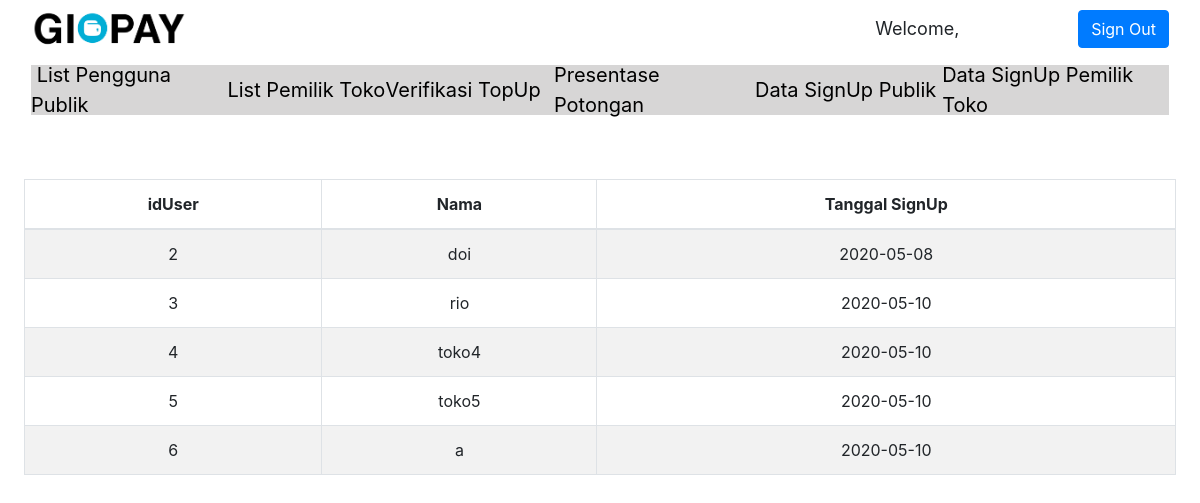
Page /adminSignUpToko.php on the committed database.
### tables this page shows
CREATE TABLE `pemiliktoko` (
  `idUser` int(11) NOT NULL,
  `username` varchar(15) NOT NULL,
  `password` varchar(15) NOT NULL,
  `nama` varchar(50) NOT NULL,
  `namaToko` varchar(50) NOT NULL,
  `alamatToko` varchar(150) NOT NULL,
  `email` varchar(50) NOT NULL,
  `noHp` int(12) NOT NULL,
  `saldo` float NOT NULL,
  `tanggalSignUp` date NOT NULL,
  `idKota` int(11) NOT NULL
);

### server.php (called while the page is built, shortened)
<?php
    require_once "mysqlDB.php";
function getSignToko(){
    $db = new MySQLDB('localhost', 'root', '', 'gipay');
    $query = "SELECT idUser, nama, tanggalSignUp FROM pemiliktoko";
    $res = $db->executeSelectQuery($query);
    return $res;
}
?>

### mysqlDB.php (called while the page is built, shortened)
<?php
class MySQLDB{
	protected $servername;
	protected $username;
	protected $password;
	protected $dbname;
	protected $db_connection;
	public function __construct($servername,$username,$password,$dbname){
		$this->servername=$servername;
		$this->username=$username;
		$this->password=$password;
		$this->dbname=$dbname;
	}
	public function openConnection(){
		$this->db_connection=new mysqli($this->servername,$this->username,$this->password,$this->dbname);
	}
	public function executeSelectQuery($sql){
		$query_result=$this->db_connection->query($sql);
		$result=[];
		if($query_result!=[]){
			if($query_result->num_rows > 0){
				while ($row=$query_result->fetch_row()) {
					$result[] = $row;
				}
			}
		}
		return $result;
	}
}
?>

### adminSignUpToko.php (the view, shortened to what this page needs)
<?php
    include "server.php";
?>
<!DOCTYPE html>
<html>
<head>
    <link rel="stylesheet" href="assets/bootstrap/css/bootstrap.min.css">
    <link rel="stylesheet" href="assets/css/Data-Table-1.css">
    <link rel="stylesheet" href="assets/css/Data-Table.css">
    <link rel="stylesheet" href="assets/css/Header-Blue.css">
    <link rel="stylesheet" href="https://cdn.datatables.net/1.10.15/css/dataTables.bootstrap.min.css">
    <link rel="stylesheet" href="assets/css/Google-Style-Login.css">
    <link rel="stylesheet" href="assets/css/LinkedIn-like-Profile-Box.css">
    <link rel="stylesheet" href="assets/css/Pretty-Registration-Form.css">
    <link rel="stylesheet" href="assets/css/styles.css">
    <link rel="stylesheet" href="assets/css/Table-With-Search-1.css">
    <link rel="stylesheet" href="assets/css/Table-With-Search.css">
    <link rel="stylesheet" href="assets/css/Team-Boxed.css">
</head>
<body>
    <nav class="navbar navbar-light navbar-expand-md" style="background-color: #ffffff;">
        <div class="container-fluid"><img src="assets/img/Gipay.png" style="height: 40px;">
            <input class="form-control-plaintext" type="text" value="Welcome, <?php echo $_SESSION['username']; ?>" readonly="" style="width: 205px;font-size: 18px;"><a href="adminLPub.php?logout='1'" class="btn btn-primary" role="button">Sign Out</a></div>
    </nav>
    <nav class="navbar navbar-light navbar-expand-md">
        <div class="container-fluid"><button data-toggle="collapse" class="navbar-toggler" data-target="#navcol-2"><span class="sr-only">Toggle navigation</span><span class="navbar-toggler-icon"></span></button>
            <div class="collapse navbar-collapse" id="navcol-2" style="background-color: #d7d6d6;font-size: 20px;height: 50px;color: rgb(0,0,0);">
                <a href="adminLPub.php" style="color: rgb(0,0,0);width: 210px;">&nbsp;List Pengguna Publik</a><a href="adminLToko.php" style="color: rgb(0,0,0);width: 169px;">List Pemilik Toko</a><a href="adminVerif.php" style="color: rgb(0,0,0);width: 180px;">Verifikasi TopUp</a><a href="adminPotong.php"
                    style="color: rgb(0,0,0);width: 215px;">Presentase Potongan</a><a href="adminSignUpPub.php" style="color: rgb(0,0,0);width: 200px;">Data SignUp Publik</a><a href="adminSignUpToko.php" style="color: rgb(0,0,0);">Data SignUp Pemilik Toko</a>
                </div>
        </div>
    </nav>
    <nav class="navbar navbar-light navbar-expand-md" style="background-color: #ffffff;">
    </nav>
    <div class="container">
        <div class="row">
            <div class="col-md-12" style="height: 40px;background-color: #ffffff;"></div>
        </div>
    </div>
    <table id="example" class="table table-striped table-bordered" cellspacing="0" width="100%">
        <thead>
            <tr>
                <th>idUser</th>
                <th>Nama</th>
                <th>Tanggal SignUp</th>
            </tr>
        </thead>
        <tbody>
            <?php
            $result = getSignToko();
            foreach($result as $row) {
                echo '<tr>';
                foreach($row as $cell){
                    echo('<td>' . $cell . '</td>');
                }
                echo '</tr>';
			}
            ?>
        </tbody>
    </table>
</body>
</html>

### assets/css/Data-Table-1.css (style rules this page uses)
#example { margin-bottom: 0; }

### assets/css/Data-Table.css (style rules this page uses)
#example { margin-bottom: 0; }
#example { width: 96%; text-align: center; margin: auto; }

### assets/css/styles.css (style rules this page uses)
.col-md-12 { text-align: center; }

### rows in the picture
pemiliktoko: idUser "2", nama "doi", tanggalSignUp "2020-05-08"
pemiliktoko: idUser "3", nama "rio", tanggalSignUp "2020-05-10"
pemiliktoko: idUser "4", nama "toko4", tanggalSignUp "2020-05-10"
pemiliktoko: idUser "5", nama "toko5", tanggalSignUp "2020-05-10"
pemiliktoko: idUser "6", nama "a", tanggalSignUp "2020-05-10"
